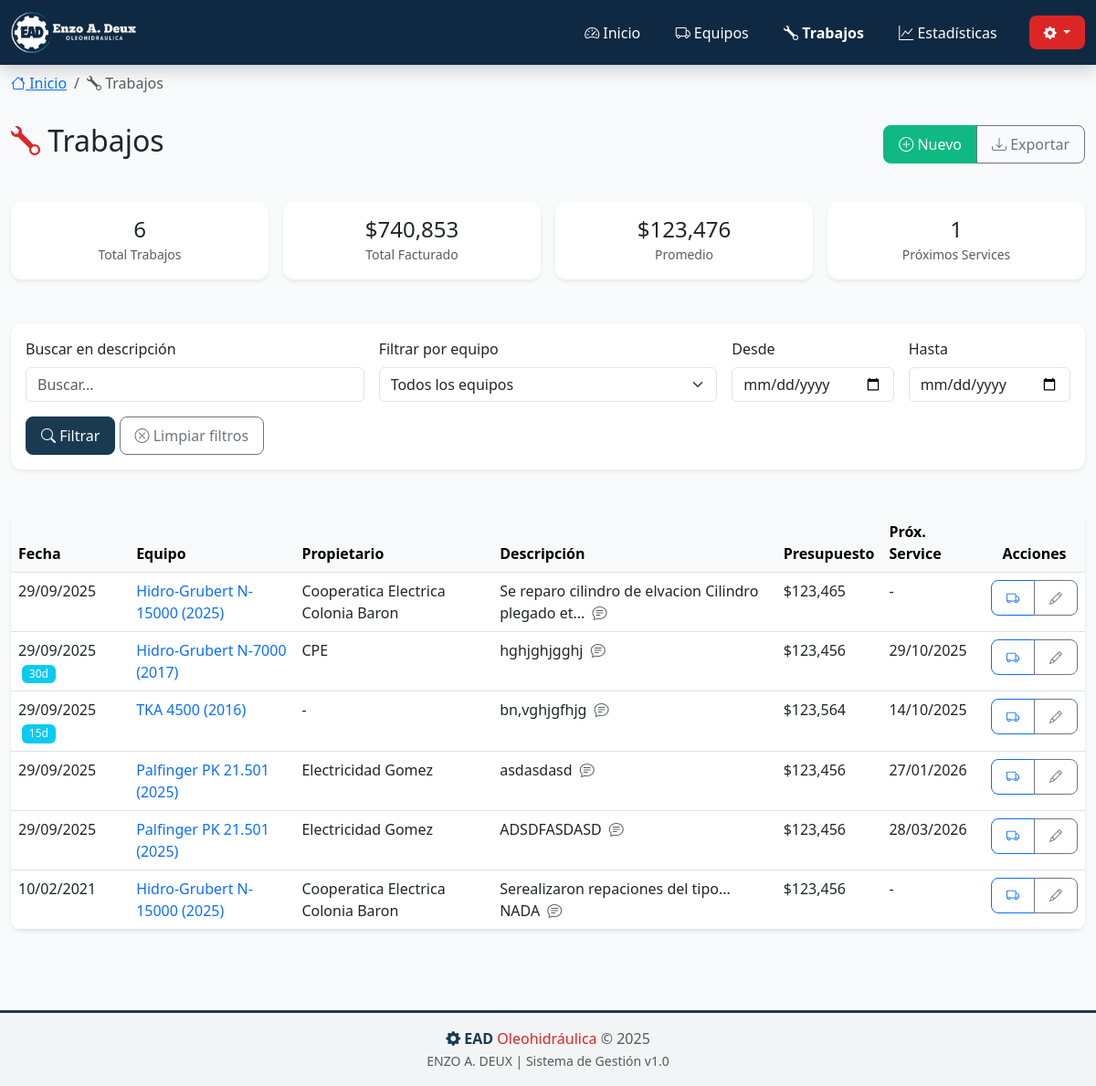
The app's page /trabajos with its own data.
### app_web.py (models this page shows)
class BaseModel(Model):
    class Meta:
        database = db

class Equipment(BaseModel):
    marca = CharField()
    modelo = CharField()
    anio = IntegerField()
    n_serie = CharField()
    propietario = CharField(null=True)
    vehiculo = CharField(null=True)
    dominio = CharField(null=True)
    notes = TextField(null=True)

class Job(BaseModel):
    equipment = ForeignKeyField(Equipment, backref='jobs', on_delete='CASCADE')
    date_done = DateField()
    description = TextField()
    budget = FloatField(default=0.0)
    next_service_days = IntegerField(null=True)
    next_service_date = DateField(null=True)
    notes = TextField(null=True)

### app_web.py (the view)
@app.route('/trabajos')
def trabajos_list():
    search = request.args.get('search', '')
    equipo_id = request.args.get('equipo_id', '')
    fecha_desde = request.args.get('fecha_desde', '')
    fecha_hasta = request.args.get('fecha_hasta', '')
    trabajos = Job.select().join(Equipment).order_by(Job.date_done.desc())
    if search:
        trabajos = trabajos.where(Job.description.contains(search))
    if equipo_id:
        trabajos = trabajos.where(Job.equipment == equipo_id)
    if fecha_desde:
        trabajos = trabajos.where(Job.date_done >= datetime.strptime(fecha_desde, '%Y-%m-%d').date())
    if fecha_hasta:
        trabajos = trabajos.where(Job.date_done <= datetime.strptime(fecha_hasta, '%Y-%m-%d').date())
    trabajos_list = []
    total_trabajos = 0
    total_presupuesto = 0
    for job in trabajos:
        eq = job.equipment
        trabajos_list.append({
            'id': job.id,
            'date': job.date_done.strftime('%d/%m/%Y'),
            'equipo': f"{eq.marca} {eq.modelo} ({eq.anio})",
            'equipo_id': eq.id,
            'propietario': eq.propietario or '-',
            'description': job.description,
            'budget': job.budget,
            'next_service': job.next_service_date.strftime('%d/%m/%Y') if job.next_service_date else '-',
            'days_until': (job.next_service_date - datetime.now().date()).days if job.next_service_date else None,
            'notes': job.notes or ''
        })
        total_trabajos += 1
        total_presupuesto += job.budget
    equipos_filter = []
    for eq in Equipment.select().order_by(Equipment.marca, Equipment.modelo):
        equipos_filter.append({
            'id': eq.id,
            'nombre': f"{eq.marca} {eq.modelo} ({eq.anio})"
        })
    return render_template('trabajos.html',
                         trabajos=trabajos_list,
                         total_trabajos=total_trabajos,
                         total_presupuesto=total_presupuesto,
                         equipos_filter=equipos_filter,
                         search=search,
                         equipo_id=equipo_id,
                         fecha_desde=fecha_desde,
                         fecha_hasta=fecha_hasta)

### templates/trabajos.html (shortened to what this page needs)
{% extends "base.html" %}
{% block breadcrumb %}
<nav aria-label="breadcrumb" class="mt-2">
    <div class="container-fluid">
        <ol class="breadcrumb">
            <li class="breadcrumb-item"><a href="/"><i class="bi bi-house"></i> Inicio</a></li>
            <li class="breadcrumb-item active" aria-current="page"><i class="bi bi-wrench"></i> Trabajos</li>
        </ol>
    </div>
</nav>
{% endblock %}
{% block content %}
<div class="animate-slide">
    <div class="row mb-4">
        <div class="col-12">
            <div class="d-flex justify-content-between align-items-center mb-3">
                <h2><i class="bi bi-wrench" style="color: var(--ead-red);"></i> Trabajos</h2>
                <div class="btn-group">
                    <a href="/trabajo/nuevo" class="btn btn-success">
                        <i class="bi bi-plus-circle"></i> Nuevo
                    </a>
                    <a href="/api/export/trabajos" class="btn btn-outline-secondary">
                        <i class="bi bi-download"></i> Exportar
                    </a>
                </div>
            </div>
        </div>
    </div>
    <div class="row g-3 mb-4">
        <div class="col-6 col-md-3">
            <div class="card text-center">
                <div class="card-body">
                    <h4 class="mb-0">{{ total_trabajos }}</h4>
                    <small class="text-muted">Total Trabajos</small>
                </div>
            </div>
        </div>
        <div class="col-6 col-md-3">
            <div class="card text-center">
                <div class="card-body">
                    <h4 class="mb-0">${{ "{:,.0f}".format(total_presupuesto) }}</h4>
                    <small class="text-muted">Total Facturado</small>
                </div>
            </div>
        </div>
        <div class="col-6 col-md-3">
            <div class="card text-center">
                <div class="card-body">
                    <h4 class="mb-0">${{ "{:,.0f}".format(total_presupuesto/total_trabajos if total_trabajos > 0 else 0) }}</h4>
                    <small class="text-muted">Promedio</small>
                </div>
            </div>
        </div>
        <div class="col-6 col-md-3">
            <div class="card text-center">
                <div class="card-body">
                    <h4 class="mb-0">
                        {% set proximos = trabajos|selectattr('days_until', 'defined')|rejectattr('days_until', 'none')|selectattr('days_until', 'lt', 30)|list %}
                        {{ proximos|length }}
                    </h4>
                    <small class="text-muted">Próximos Services</small>
                </div>
            </div>
        </div>
    </div>
    <div class="row mb-4">
        <div class="col-12">
            <div class="card">
                <div class="card-body">
                    <form method="get" action="/trabajos" id="filterForm">
                        <div class="row g-3">
                            <div class="col-12 col-md-4">
                                <label for="search" class="form-label">Buscar en descripción</label>
                                <input type="text" class="form-control" id="search" name="search"
                                       placeholder="Buscar..." value="{{ search }}">
                            </div>
                            <div class="col-12 col-md-4">
                                <label for="equipo_id" class="form-label">Filtrar por equipo</label>
                                <select class="form-select" id="equipo_id" name="equipo_id">
                                    <option value="">Todos los equipos</option>
                                </select>
                            </div>
                            <div class="col-6 col-md-2">
                                <label for="fecha_desde" class="form-label">Desde</label>
                                <input type="date" class="form-control" id="fecha_desde" name="fecha_desde"
                                       value="{{ fecha_desde }}">
                            </div>
                            <div class="col-6 col-md-2">
                                <label for="fecha_hasta" class="form-label">Hasta</label>
                                <input type="date" class="form-control" id="fecha_hasta" name="fecha_hasta"
                                       value="{{ fecha_hasta }}">
                            </div>
                        </div>
                        <div class="row mt-3">
                            <div class="col-12">
                                <button type="submit" class="btn btn-primary">
                                    <i class="bi bi-search"></i> Filtrar
                                </button>
                                <a href="/trabajos" class="btn btn-outline-secondary">
                                    <i class="bi bi-x-circle"></i> Limpiar filtros
                                </a>
                            </div>
                        </div>
                    </form>
                </div>
            </div>
        </div>
    </div>
    <div class="row">
        <div class="col-12">
            {% if trabajos %}
            <div class="d-none d-md-block">
                <div class="card">
                    <div class="card-body p-0">
                        <div class="table-responsive">
                            <table class="table table-hover mb-0">
                                <thead class="table-light">
                                    <tr>
                                        <th>Fecha</th>
                                        <th>Equipo</th>
                                        <th>Propietario</th>
                                        <th>Descripción</th>
                                        <th>Presupuesto</th>
                                        <th>Próx. Service</th>
                                        <th class="text-center">Acciones</th>
                                    </tr>
                                </thead>
                                <tbody>
                                    {% for trabajo in trabajos %}
                                    <tr>
                                        <td>
                                            {{ trabajo.date }}
                                            {% if trabajo.days_until is not none %}
                                                {% if trabajo.days_until < 0 %}
                                                    <span class="badge bg-danger ms-1">Vencido</span>
                                                {% elif trabajo.days_until <= 7 %}
                                                    <span class="badge bg-warning ms-1">{{ trabajo.days_until }}d</span>
                                                {% elif trabajo.days_until <= 30 %}
                                                    <span class="badge bg-info ms-1">{{ trabajo.days_until }}d</span>
                                                {% endif %}
                                            {% endif %}
                                        </td>
                                        <td>
                                            <a href="/equipo/{{ trabajo.equipo_id }}" class="text-decoration-none">
                                                {{ trabajo.equipo }}
                                            </a>
                                        </td>
                                        <td>{{ trabajo.propietario }}</td>
                                        <td>
                                            <span title="{{ trabajo.description }}">
                                                {{ trabajo.description[:50] }}{% if trabajo.description|length > 50 %}...{% endif %}
                                            </span>
                                            {% if trabajo.notes %}
                                            <i class="bi bi-chat-text text-muted ms-1" title="{{ trabajo.notes }}"></i>
                                            {% endif %}
                                        </td>
                                        <td class="text-nowrap">${{ "{:,.0f}".format(trabajo.budget) }}</td>
                                        <td>{{ trabajo.next_service }}</td>
                                        <td class="text-center">
                                            <div class="btn-group">
                                                <a href="/equipo/{{ trabajo.equipo_id }}"
                                                   class="btn btn-sm btn-outline-primary" title="Ver equipo">
                                                    <i class="bi bi-truck"></i>
                                                </a>
                                                <a href="/trabajo/{{ trabajo.id }}/editar"
                                                   class="btn btn-sm btn-outline-secondary" title="Editar">
                                                    <i class="bi bi-pencil"></i>
                                                </a>
                                            </div>
                                        </td>
                                    </tr>
                                    {% endfor %}
                                </tbody>
                            </table>
                        </div>
                    </div>
                </div>
            </div>
            {% endif %}
        </div>
    </div>
</div>
{% endblock %}

### templates/base.html (style rules this page uses)
:root { --primary-color: #1a3a52; --secondary-color: #dc2626; --accent-color: #06b6d4; --success-color: #10b981; --danger-color: #ef4444; --warning-color: #f59e0b; --info-color: #06b6d4; --dark-color: #0f2942; --light-gray: #f3f4f6; --ead-blue: #1a3a52; --ead-red: #dc2626; --ead-light-blue: #06b6d4; }
body { background-color: #f8fafc; min-height: 100vh; }
.card { border: none; box-shadow: 0 2px 4px rgba(0,0,0,0.08); border-radius: 0.75rem; margin-bottom: 1.5rem; transition: all 0.3s; }
.btn { border-radius: 0.5rem; padding: 0.5rem 1rem; transition: all 0.3s; font-weight: 500; }
.btn-primary { background-color: var(--primary-color); border-color: var(--primary-color); }
.btn-success { background-color: var(--success-color); border-color: var(--success-color); }
.table-responsive { border-radius: 0.75rem; overflow: hidden; }
.table-hover tbody tr { transition: all 0.2s; }
.badge { padding: 0.35em 0.65em; border-radius: 0.375rem; font-weight: 500; }
.animate-slide { animation: slideIn 0.4s ease-out; }

### records on screen
Equipment: propietario "Cooperatica Electrica Colonia Baron" "Cooperatica Electrica Colonia Baron"
Job: description "Se reparo cilindro de elvacion Cilindro plegado et", budget "123,465"
Equipment: propietario "CPE"
Job: description "hghjghjgghj", budget "123,456"
Job: date "29/09/2025", days_until "15", equipo "TKA 4500 (2016)", propietario "-", description "bn,vghjgfhjg", budget "123,564", next_service "14/10/2025"
Equipment: propietario "Electricidad Gomez" "Electricidad Gomez"
Job: description "asdasdasd", budget "123,456"
Job: description "ADSDFASDASD", budget "123,456"
Job: description "Serealizaron repaciones del tipo... NADA", budget "123,456"

### other values on screen
{{ total_trabajos }} "6"
{{ "{:,.0f}".format(total_presupuesto) }} "740,853"
{{ proximos|length }} "1"
{{ trabajo.date }} "29/09/2025" "29/09/2025" "29/09/2025" "29/09/2025" "10/02/2021"
{{ trabajo.equipo }} "Hidro-Grubert N-15000 (2025)" "Hidro-Grubert N-7000 (2017)" "Palfinger PK 21.501 (2025)" "Palfinger PK 21.501 (2025)" "Hidro-Grubert N-15000 (2025)"
{{ trabajo.next_service }} "-" "29/10/2025" "27/01/2026" "28/03/2026" "-"
{{ trabajo.days_until }} "30"
